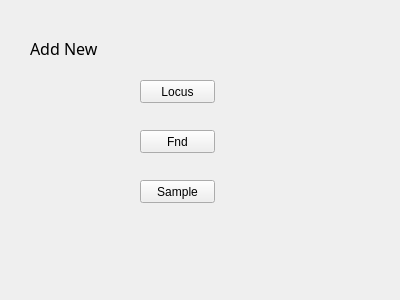
<?xml version="1.0" encoding="UTF-8"?>
<ui version="4.0">
 <class>Form</class>
 <widget class="QWidget" name="Form">
  <property name="geometry">
   <rect>
    <x>0</x>
    <y>0</y>
    <width>400</width>
    <height>300</height>
   </rect>
  </property>
  <property name="windowTitle">
   <string>Form</string>
  </property>
  <widget class="QPushButton" name="pushButton_2">
   <property name="geometry">
    <rect>
     <x>140</x>
     <y>130</y>
     <width>75</width>
     <height>23</height>
    </rect>
   </property>
   <property name="text">
    <string>Fnd</string>
   </property>
  </widget>
  <widget class="QPushButton" name="pushButton">
   <property name="geometry">
    <rect>
     <x>140</x>
     <y>80</y>
     <width>75</width>
     <height>23</height>
    </rect>
   </property>
   <property name="text">
    <string>Locus</string>
   </property>
  </widget>
  <widget class="QPushButton" name="pushButton_3">
   <property name="geometry">
    <rect>
     <x>140</x>
     <y>180</y>
     <width>75</width>
     <height>23</height>
    </rect>
   </property>
   <property name="text">
    <string>Sample</string>
   </property>
  </widget>
  <widget class="QLabel" name="label">
   <property name="geometry">
    <rect>
     <x>30</x>
     <y>40</y>
     <width>141</width>
     <height>16</height>
    </rect>
   </property>
   <property name="font">
    <font>
     <family>Arial Black</family>
     <pointsize>12</pointsize>
    </font>
   </property>
   <property name="text">
    <string>Add New</string>
   </property>
  </widget>
 </widget>
 <resources/>
 <connections/>
</ui>
